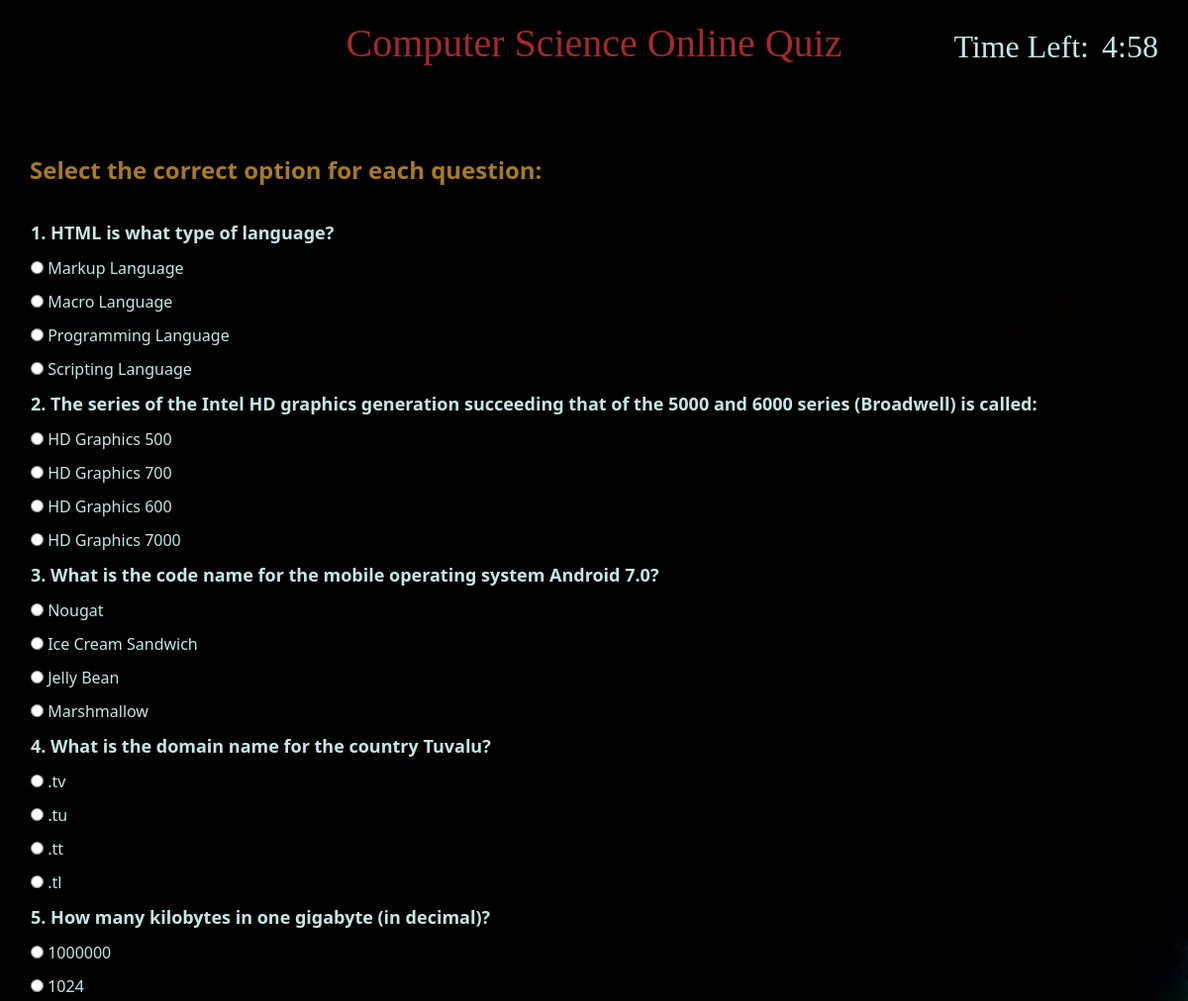
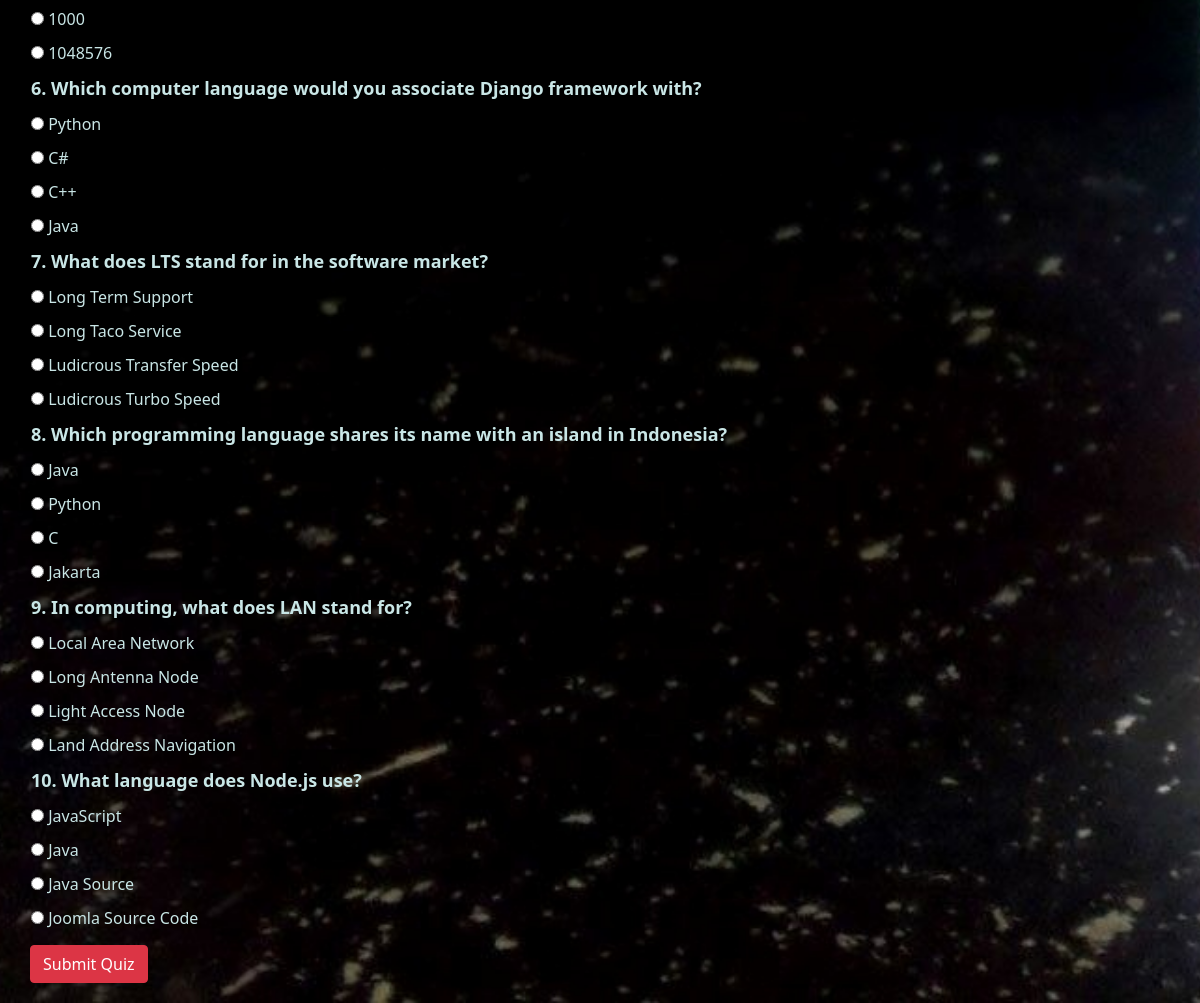
The app's page /computer_quiz/ (signed in) with its own data (2 pictures, top to bottom).
### epicQuiz/models.py (models this page shows)
class ComputerQuiz(models.Model):
    question = models.TextField(default="", max_length=200)
    option1 = models.CharField(default = "", max_length=50)
    option2 = models.CharField(default = "", max_length=50)
    option3 = models.CharField(default = "", max_length=50)
    option4 = models.CharField(default = "", max_length=50)
    correct_ans = models.CharField(default= "", max_length=50)

### epicQuiz/views.py (the view)
# urls.py: path('computer_quiz/', views.computer_quiz, name = "computer_quiz"),
@login_required(login_url='login')
def computer_quiz(request):
    user_computer_quiz_status = UserTestData.objects.get(user = request.user)
    if not user_computer_quiz_status.computer_status:
        user_computer_quiz_status.computer_status = True
        user_computer_quiz_status.save()
        quiz = ComputerQuiz.objects.all()
        return render(request, 'computer_quiz.html', {'quiz': quiz})
    else:
        messages.error(request, "You have already taken this quiz!")
        return redirect('user_page')

### epicQuiz/templates/computer_quiz.html (shortened to what this page needs)
{% extends "base_quiz.html" %}
        {% block body %}
        <center>
            <h1 style="padding: 20px; font-family: Georgia, 'Times New Roman', Times, serif; color: brown;">Computer Science Online Quiz</h1>
        </center>
        {% endblock %}

### epicQuiz/templates/base_quiz.html (shortened to what this page needs)
<!doctype html>
<html lang="en">
    <head>
        <link href="https://cdn.jsdelivr.net/npm/bootstrap@5.0.0-beta1/dist/css/bootstrap.min.css" rel="stylesheet">
    </head>
    <body style="background-image: url('/static/image_quiz.jpg'); background-repeat: no-repeat;
    background-attachment: fixed; background-position: center; background-size: cover;">
        {% block body %}{% endblock %}
        <p>Time Left:</p>
        <div id="timer"></div>
        <h4 style="padding-top: 40px; margin: 30px; color: rgb(165, 122, 42);"><strong>Select the correct option for each question:</strong></h4>
        <form id = 'test' method="post" action="result/">    {% csrf_token %}
        <table style="margin: 30px; color: rgb(201, 230, 230);">
            {% for ques in quiz %}
            <th style="padding-bottom: 5px; padding-top: 5px; font-size: large;">{{ques.id}}. {{ques.question}}</th>
            <tr>
                <td style="padding-bottom: 5px; padding-top: 5px;"><input type="radio" name = '{{ques.id}}' id = 'option1' value = "{{ques.option1}}"> {{ques.option1}}</td>
            </tr>
            <tr>
                <td style="padding-bottom: 5px; padding-top: 5px;"><input type="radio" name = '{{ques.id}}' id = 'option2' value = "{{ques.option2}}"> {{ques.option2}}</td>
            </tr>
            <tr>
                <td style="padding-bottom: 5px; padding-top: 5px;"><input type="radio" name = '{{ques.id}}' id = 'option3' value = "{{ques.option3}}"> {{ques.option3}}</td>
            </tr>
            <tr>
                <td style="padding-bottom: 5px; padding-top: 5px;"><input type="radio" name = '{{ques.id}}' id = 'option4' value = "{{ques.option4}}"> {{ques.option4}}</td>
            </tr>
            {% endfor %}
        </table>
            <button id = "quiz_submit" style="position: relative; left: 30px; bottom: 20px;" class="btn btn-danger" type="submit" name="btn_submit" value="Submit Quiz">Submit Quiz</button>
        </form>
    </body>
</html>

### records on screen
ComputerQuiz: id "1", question "HTML is what type of language?", option1 "Markup Language", option2 "Macro Language", option3 "Programming Language", option4 "Scripting Language"
ComputerQuiz: id "2", question "The series of the Intel HD graphics generation succeeding that of the 5000 and 6000 series (Broadwell) is called:", option1 "HD Graphics 500", option2 "HD Graphics 700", option3 "HD Graphics 600", option4 "HD Graphics 7000"
ComputerQuiz: id "3", question "What is the code name for the mobile operating system Android 7.0?", option1 "Nougat", option2 "Ice Cream Sandwich", option3 "Jelly Bean", option4 "Marshmallow"
ComputerQuiz: id "4", question "What is the domain name for the country Tuvalu?", option1 ".tv", option2 ".tu", option3 ".tt", option4 ".tl"
ComputerQuiz: id "5", question "How many kilobytes in one gigabyte (in decimal)?", option1 "1000000", option2 "1024", option3 "1000", option4 "1048576"
ComputerQuiz: id "6", question "Which computer language would you associate Django framework with?", option1 "Python", option2 "C#", option3 "C++", option4 "Java"
ComputerQuiz: id "7", question "What does LTS stand for in the software market?", option1 "Long Term Support", option2 "Long Taco Service", option3 "Ludicrous Transfer Speed", option4 "Ludicrous Turbo Speed"
ComputerQuiz: id "8", question "Which programming language shares its name with an island in Indonesia?", option1 "Java", option2 "Python", option3 "C", option4 "Jakarta"
ComputerQuiz: id "9", question "In computing, what does LAN stand for?", option1 "Local Area Network", option2 "Long Antenna Node", option3 "Light Access Node", option4 "Land Address Navigation"
ComputerQuiz: id "10", question "What language does Node.js use?", option1 "JavaScript", option2 "Java", option3 "Java Source", option4 "Joomla Source Code"
